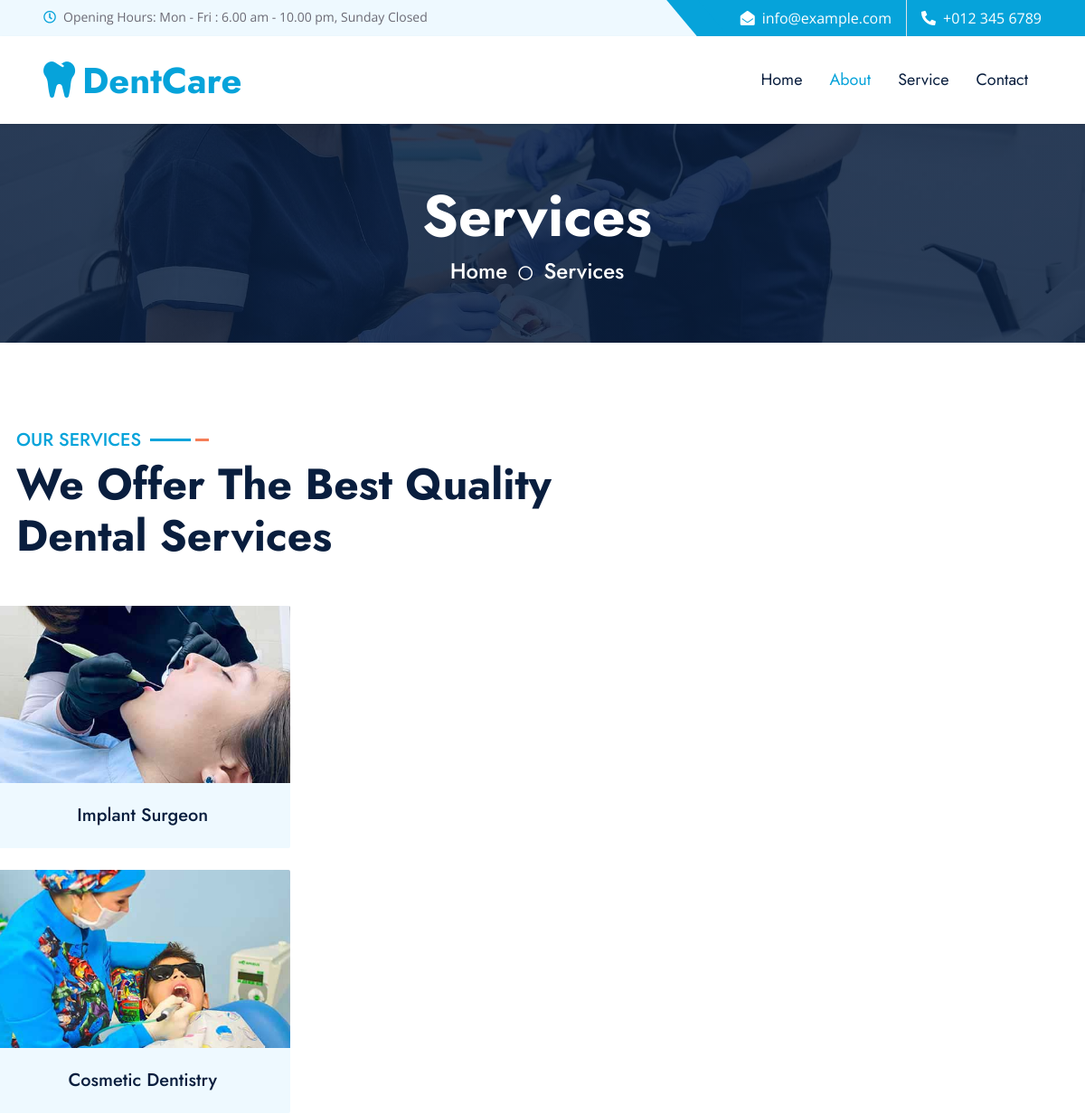
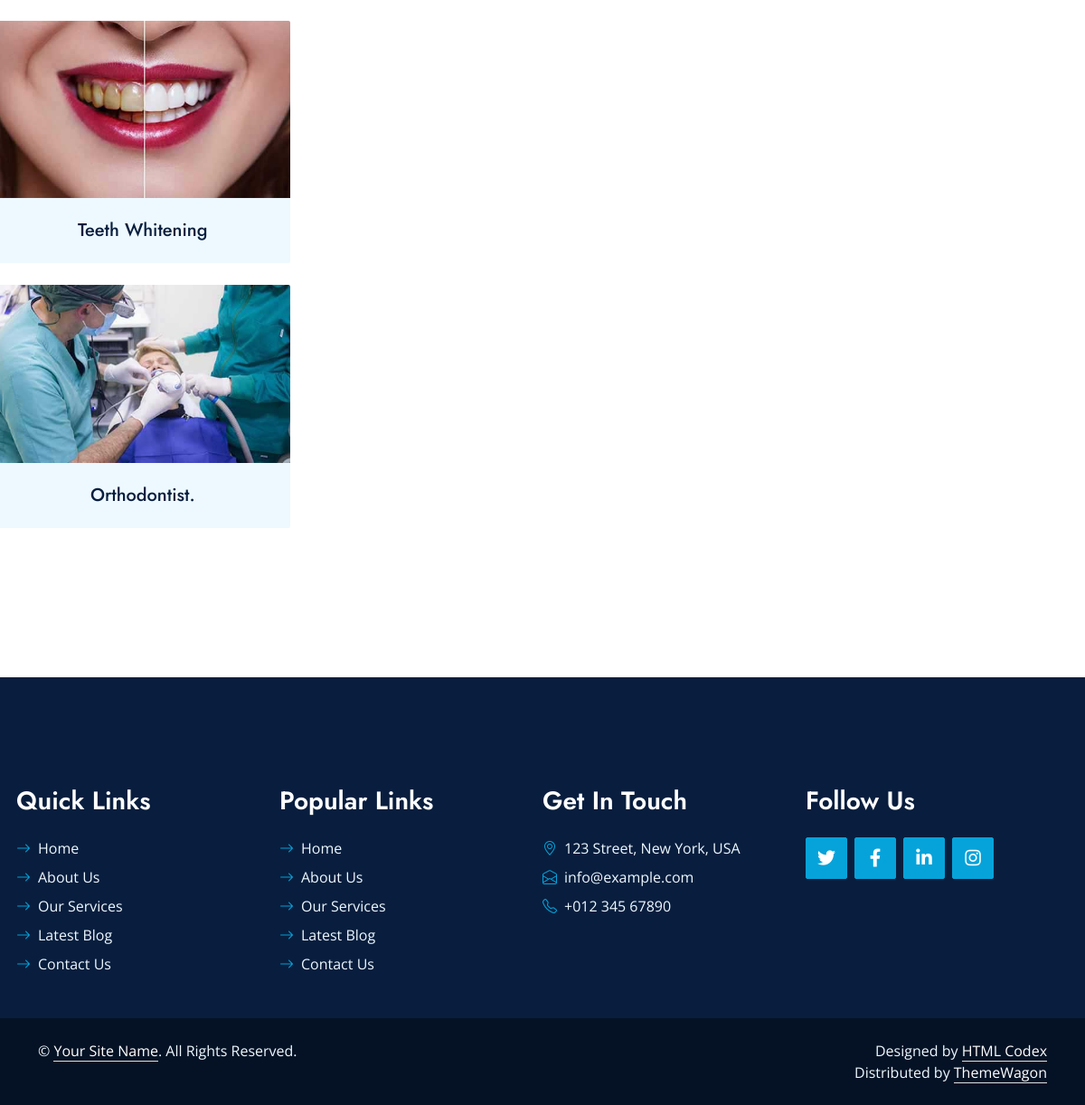
The app's page /service/ with its own data (2 pictures, top to bottom).
### dentist_appointment/models.py (models this page shows, shortened)
class Service(models.Model):
    service_name=models.CharField(max_length=35)
    service_image=models.ImageField(blank=True,upload_to='uploads/')
    created_at =  models.DateTimeField(default = timezone.now)

### dentist_appointment/views.py (the view)
# urls.py: path('service/', views.service, name='service'),
def service(request):
    service_data = Service.objects.all()
    context = {
       'service_info' :  service_data
    }
    return render(request,"service.html",context)

### dentist_appointment/templates/service.html (shortened to what this page needs)
{% extends 'base.html' %}
{% block content %}
{% load static %}
    <div class="container-fluid bg-primary py-5 hero-header mb-5">
        <div class="row py-3">
            <div class="col-12 text-center">
                <h1 class="display-3 text-white animated zoomIn">Services</h1>
                <a href="" class="h4 text-white">Home</a>
                <i class="far fa-circle text-white px-2"></i>
                <a href="" class="h4 text-white">Services</a>
            </div>
        </div>
    </div>
    <div class="container-fluid py-5 wow fadeInUp" data-wow-delay="0.1s">
        <div class="container">
            <div class="row g-5 mb-5">
                <div class="col-lg-7">
                    <div class="section-title mb-5">
                        <h5 class="position-relative d-inline-block text-primary text-uppercase">Our Services</h5>
                        <h1 class="display-5 mb-0">We Offer The Best Quality Dental Services</h1>
                    </div>
                {% for service_choice in service_info %}
                    <div class="row g-5 float-right">
                        <div class="col-md-6 service-item wow zoomIn" data-wow-delay="0.6s">
                            <div class="rounded-top overflow-hidden">
                                <a href="{% url 'doctorchoices' service_choice.id %}"><img class="img-fluid" src="{{service_choice.service_image.url}}" </a>
                            </div>
                            <div class="position-relative bg-light rounded-bottom text-center p-4">
                                <a href="{% url 'doctorchoices' service_choice.id %}"><h5 class="m-0">{{service_choice.service_name}}</h5></a>
                            </div>
                        </div>
                    </div>
                    <br>
                    {% endfor %}
                </div>
            </div>
            <br><br><br>
        </div>
    </div>
    <div class="container-fluid position-relative pt-5 wow fadeInUp" data-wow-delay="0.1s" style="z-index: 1;">
    </div>
{% endblock %}

### dentist_appointment/templates/base.html (shortened to what this page needs)
{% load static %}
<!DOCTYPE html>
<html lang="en">
<head>
    <link href="https://cdnjs.cloudflare.com/ajax/libs/font-awesome/5.10.0/css/all.min.css" rel="stylesheet">
    <link href="https://cdn.jsdelivr.net/npm/bootstrap-icons@1.4.1/font/bootstrap-icons.css" rel="stylesheet">
    <link href="{% static 'lib/owlcarousel/assets/owl.carousel.min.css' %}" rel="stylesheet">
    <link href="{% static 'lib/animate/animate.min.css' %}" rel="stylesheet">
    <link href="{% static 'lib/tempusdominus/css/tempusdominus-bootstrap-4.min.css' %}" rel="stylesheet" />
    <link href="{% static 'lib/twentytwenty/twentytwenty.css' %}" rel="stylesheet" />
    <link href="{% static '/css/bootstrap.min.css' %}" rel="stylesheet">
    <link href="{% static '/css/style.css' %}" rel="stylesheet">
</head>
<body>
    <div class="container-fluid bg-light ps-5 pe-0 d-none d-lg-block">
        <div class="row gx-0">
            <div class="col-md-6 text-center text-lg-start mb-2 mb-lg-0">
                <div class="d-inline-flex align-items-center">
                    <small class="py-2"><i class="far fa-clock text-primary me-2"></i>Opening Hours: Mon - Fri : 6.00 am - 10.00 pm, Sunday Closed </small>
                </div>
            </div>
            <div class="col-md-6 text-center text-lg-end">
                <div class="position-relative d-inline-flex align-items-center bg-primary text-white top-shape px-5">
                    <div class="me-3 pe-3 border-end py-2">
                        <p class="m-0"><i class="fa fa-envelope-open me-2"></i>info@example.com</p>
                    </div>
                    <div class="py-2">
                        <p class="m-0"><i class="fa fa-phone-alt me-2"></i>+012 345 6789</p>
                    </div>
                </div>
            </div>
        </div>
    </div>
    <nav class="navbar navbar-expand-lg bg-white navbar-light shadow-sm px-5 py-3 py-lg-0">
        <a href="{% url 'index' %}" class="navbar-brand p-0">
            <h1 class="m-0 text-primary"><i class="fa fa-tooth me-2"></i>DentCare</h1>
        </a>
        <div class="collapse navbar-collapse" id="navbarCollapse">
            <div class="navbar-nav ms-auto py-0">
                <a href="{% url 'index' %}" class="nav-item nav-link">Home</a>
                <a href="{% url 'about' %}" class="nav-item nav-link active">About</a>
                <a href="{% url 'service' %}" class="nav-item nav-link">Service</a>
                <a href="{% url 'contact' %}" class="nav-item nav-link">Contact</a>
            </div>
        </div>
    </nav>
    {% block content %}
    {% endblock %}
     <div class="container-fluid bg-dark text-light py-5 wow fadeInUp" data-wow-delay="0.3s" style="margin-top: -75px;">
        <div class="container pt-5">
            <div class="row g-5 pt-4">
                <div class="col-lg-3 col-md-6">
                    <h3 class="text-white mb-4">Quick Links</h3>
                    <div class="d-flex flex-column justify-content-start">
                        <a class="text-light mb-2" href="#"><i class="bi bi-arrow-right text-primary me-2"></i>Home</a>
                        <a class="text-light mb-2" href="#"><i class="bi bi-arrow-right text-primary me-2"></i>About Us</a>
                        <a class="text-light mb-2" href="#"><i class="bi bi-arrow-right text-primary me-2"></i>Our Services</a>
                        <a class="text-light mb-2" href="#"><i class="bi bi-arrow-right text-primary me-2"></i>Latest Blog</a>
                        <a class="text-light" href="#"><i class="bi bi-arrow-right text-primary me-2"></i>Contact Us</a>
                    </div>
                </div>
                <div class="col-lg-3 col-md-6">
                    <h3 class="text-white mb-4">Popular Links</h3>
                    <div class="d-flex flex-column justify-content-start">
                        <a class="text-light mb-2" href="#"><i class="bi bi-arrow-right text-primary me-2"></i>Home</a>
                        <a class="text-light mb-2" href="#"><i class="bi bi-arrow-right text-primary me-2"></i>About Us</a>
                        <a class="text-light mb-2" href="#"><i class="bi bi-arrow-right text-primary me-2"></i>Our Services</a>
                        <a class="text-light mb-2" href="#"><i class="bi bi-arrow-right text-primary me-2"></i>Latest Blog</a>
                        <a class="text-light" href="#"><i class="bi bi-arrow-right text-primary me-2"></i>Contact Us</a>
                    </div>
                </div>
                <div class="col-lg-3 col-md-6">
                    <h3 class="text-white mb-4">Get In Touch</h3>
                    <p class="mb-2"><i class="bi bi-geo-alt text-primary me-2"></i>123 Street, New York, USA</p>
                    <p class="mb-2"><i class="bi bi-envelope-open text-primary me-2"></i>info@example.com</p>
                    <p class="mb-0"><i class="bi bi-telephone text-primary me-2"></i>+012 345 67890</p>
                </div>
                <div class="col-lg-3 col-md-6">
                    <h3 class="text-white mb-4">Follow Us</h3>
                    <div class="d-flex">
                        <a class="btn btn-lg btn-primary btn-lg-square rounded me-2" href="#"><i class="fab fa-twitter fw-normal"></i></a>
                        <a class="btn btn-lg btn-primary btn-lg-square rounded me-2" href="#"><i class="fab fa-facebook-f fw-normal"></i></a>
                        <a class="btn btn-lg btn-primary btn-lg-square rounded me-2" href="#"><i class="fab fa-linkedin-in fw-normal"></i></a>
                        <a class="btn btn-lg btn-primary btn-lg-square rounded" href="#"><i class="fab fa-instagram fw-normal"></i></a>
                    </div>
                </div>
            </div>
        </div>
    </div>
    <div class="container-fluid text-light py-4" style="background: #051225;">
        <div class="container">
            <div class="row g-0">
                <div class="col-md-6 text-center text-md-start">
                    <p class="mb-md-0">&copy; <a class="text-white border-bottom" href="#">Your Site Name</a>. All Rights Reserved.</p>
                </div>
                <div class="col-md-6 text-center text-md-end">
                    <p class="mb-0">Designed by <a class="text-white border-bottom" href="https://htmlcodex.com">HTML Codex</a><br>
                        Distributed by <a class="text-white border-bottom" href="https://themewagon.com">ThemeWagon</a>
                    </p>
                </div>
            </div>
        </div>
    </div>
</body>
</html>

### dentist_appointment/static/css/style.css (style rules this page uses)
:root { --primary: #06A3DA; --secondary: #F57E57; --light: #EEF9FF; --dark: #091E3E; }
h1, h2, .font-weight-bold { font-weight: 700 !important; }
h3, h4, .font-weight-semi-bold { font-weight: 600 !important; }
h5, h6, .font-weight-medium { font-weight: 500 !important; }
.btn { font-family: 'Jost', sans-serif; font-weight: 600; transition: .5s; }
.btn-primary, .btn-secondary { color: #FFFFFF; }
.btn-lg-square { width: 46px; height: 46px; }
.btn-square, .btn-sm-square, .btn-lg-square { padding-left: 0; padding-right: 0; text-align: center; }
.top-shape::before { position: absolute; content: ""; width: 35px; height: 100%; top: 0; left: -17px; background: var(--primary); transform: skew(40deg); }
.navbar-light .navbar-nav .nav-link { font-family: 'Jost', sans-serif; padding: 35px 15px; font-size: 18px; color: var(--dark); outline: none; transition: .5s; }
.navbar-light .navbar-nav .nav-link:hover, .navbar-light .navbar-nav .nav-link.active { color: var(--primary); }
.section-title h5::before { position: absolute; content: ""; width: 45px; height: 3px; right: -55px; bottom: 11px; background: var(--primary); }
.section-title h5::after { position: absolute; content: ""; width: 15px; height: 3px; right: -75px; bottom: 11px; background: var(--secondary); }
.hero-header { background: linear-gradient(rgba(9, 30, 62, .85), rgba(9, 30, 62, .85)), url(../img/carousel-1.jpg) center center no-repeat; background-size: cover; }
.service-item img, .service-item .bg-light, .service-item .bg-light h5, .team-item .team-text { transition: .5s; }
.team-item .team-text::after, .service-item .bg-light::after { position: absolute; content: ""; top: 50%; bottom: 0; left: 15px; right: 15px; border-radius:100px / 15px; box-shadow: 0 0 15px rgba(0, 0, 0, .7); opacity: 0; transition: .5s; z-index: -1; }

### records on screen
Service: service_image (picture), service_name "Implant Surgeon"
Service: service_image (picture), service_name "Cosmetic Dentistry"
Service: service_image (picture), service_name "Teeth Whitening"
Service: service_image (picture), service_name "Orthodontist."
